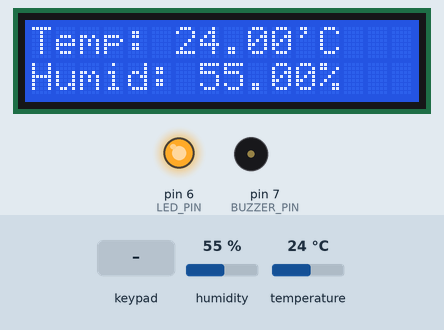
This sketch was run on a simulated Arduino Uno, built with avr-gcc and run on an emulated ATmega328P. On the bench: 16×2 character LCD, output pins drawn as LEDs (lit = HIGH), buzzer (waves = sounding, pin HIGH). The test bench sets the inputs (shaded band); at power-on: temperature 24 °C, humidity 55 %. What the sketch prints to the serial monitor is not drawn.

Above: at 1.2 s.
1.3 s: temperature set to 28 °C
At 2.9 s:
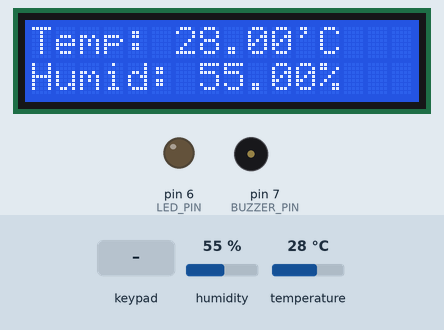
4.7 s: keypad keys 1 2 3 4 pressed 0.734 s apart
At 5.89 s:
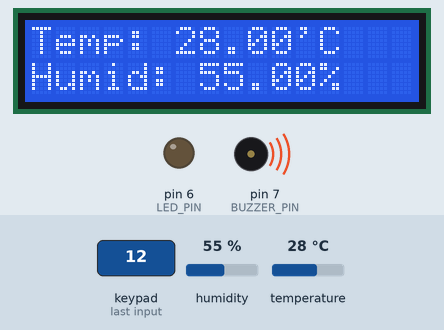
9.5 s: humidity set to 22 %
At 10.5 s:
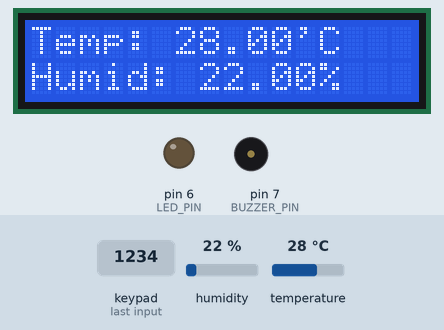
11.5 s: humidity set to 40 %
At 12.7 s:
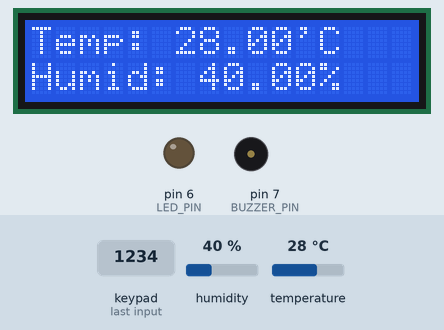
13.6 s: temperature set to 12 °C
At 14.9 s:
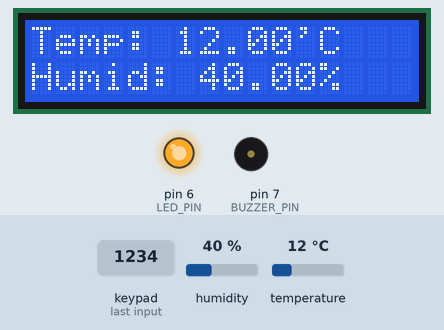
15.6 s: temperature set to 33 °C
At 16.33 s:
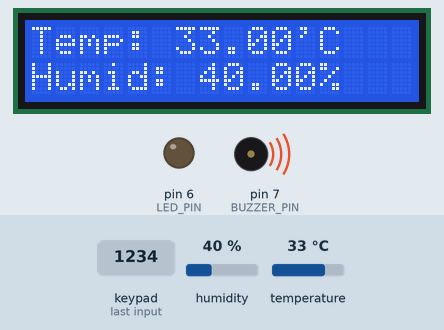
Timing chart, 0 to 18.7 s (numbered marks = the images above; inputs shaded):
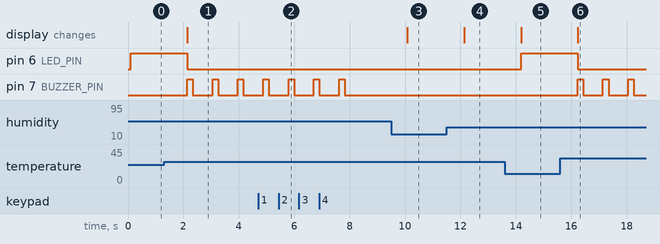

Measured:
- the behaviour switches between 26 and 27 °C on temperature (found by bisection; images 0 and 1)
- after the input at 1.3 s, pin 6 (LED_PIN): HIGH → LOW after 0.84 s; pin 7 (BUZZER_PIN): alternates HIGH for 0.20 s and LOW for 0.71 s, starting after 0.84 s; the display: changes after 0.84 s (image 1)
- after the input at 4.7 s, pin 7 (BUZZER_PIN): goes on until 7.8 s, then stays LOW
- after the input at 9.5 s, the display: changes after 0.59 s (image 3)
- after the input at 11.5 s, the display: changes after 0.64 s (image 4)
- after the input at 13.6 s, pin 6 (LED_PIN): LOW → HIGH after 0.59 s; the display: changes after 0.59 s (image 5)
- after the input at 15.6 s, pin 6 (LED_PIN): HIGH → LOW after 0.64 s; pin 7 (BUZZER_PIN): alternates HIGH for 0.20 s and LOW for 0.71 s, starting after 0.64 s; the display: changes after 0.64 s (image 6)

The sketch:

weatherstat.ino
```cpp
#include <LiquidCrystal.h>
#include <DHT.h>
#include <Keypad.h>

#define DHTPIN A0
#define DHTTYPE DHT11
#define LED_PIN 6
#define BUZZER_PIN 7

LiquidCrystal lcd(12, 11, 5, 4, 3, 2);
DHT dht(DHTPIN, DHTTYPE);

// --- Keypad Setup ---
const byte ROWS = 3; // Only 3 rows used
const byte COLS = 3;
char keys[ROWS][COLS] = {
  {'1','2','3'},
  {'4','5','6'},
  {'7','8','9'}
};
byte rowPins[ROWS] = {A1,A2,A3};    // R1 → A5, R2 → D8, R3 → D9
byte colPins[COLS] = {A5,8,9};  // C1 → D10, C2 → A1, C3 → A2

Keypad keypad = Keypad(makeKeymap(keys), rowPins, colPins, ROWS, COLS);
String password = "12";
String entered = "";

bool buzzerEnabled = true;

void setup() {
  Serial.begin(9600);
  lcd.begin(16, 2);
  dht.begin();
  pinMode(LED_PIN, OUTPUT);
  pinMode(BUZZER_PIN, OUTPUT);
}

void loop() {
  float h = dht.readHumidity();
  float t = dht.readTemperature();

  lcd.clear();
  lcd.setCursor(0, 0);
  lcd.print("Temp: ");
  lcd.print(t);
  lcd.print("'C");

  lcd.setCursor(0, 1);
  lcd.print("Humid: ");
  lcd.print(h);
  lcd.print("%");

  // LED and Buzzer Logic
  if (t <= 26) {
    digitalWrite(LED_PIN, HIGH);
    digitalWrite(BUZZER_PIN, LOW);
    buzzerEnabled = true;  // Reset buzzerEnabled each cycle
  } else {
    digitalWrite(LED_PIN, LOW);
    if (buzzerEnabled) {
      digitalWrite(BUZZER_PIN, HIGH);
      delay(200);
      digitalWrite(BUZZER_PIN, LOW);
      delay(200);
    }
  }

  // Keypad Logic
  char key = keypad.getKey();
  if (key) {
    entered += key;
    Serial.print("Key pressed: ");
    Serial.println(key);

    if (entered.length() == password.length()) {
      if (entered == password) {
        buzzerEnabled = false; // disable buzzer
        Serial.println("Correct password!");
      } else {
        Serial.println("Wrong password.");
      }
      entered = ""; // reset
    }
  }

  delay(500); // Wait a bit before next loop
}
```
